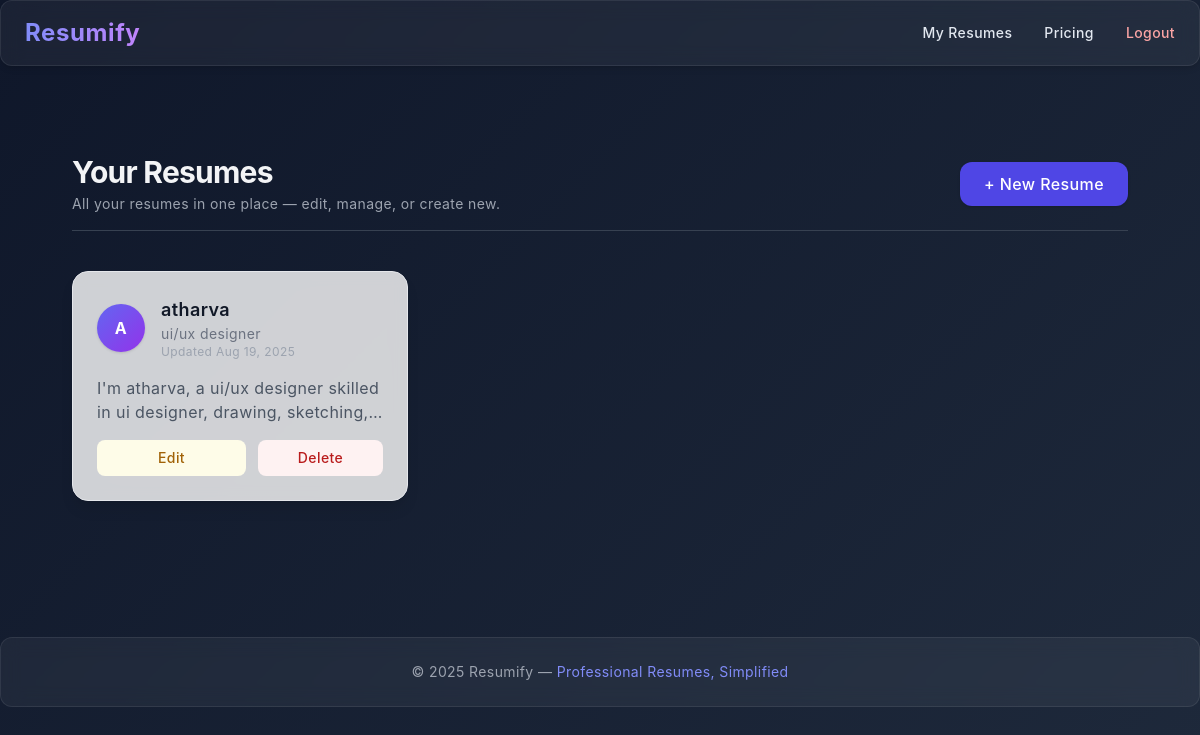
The app's page /my-resumes (signed in), older data.
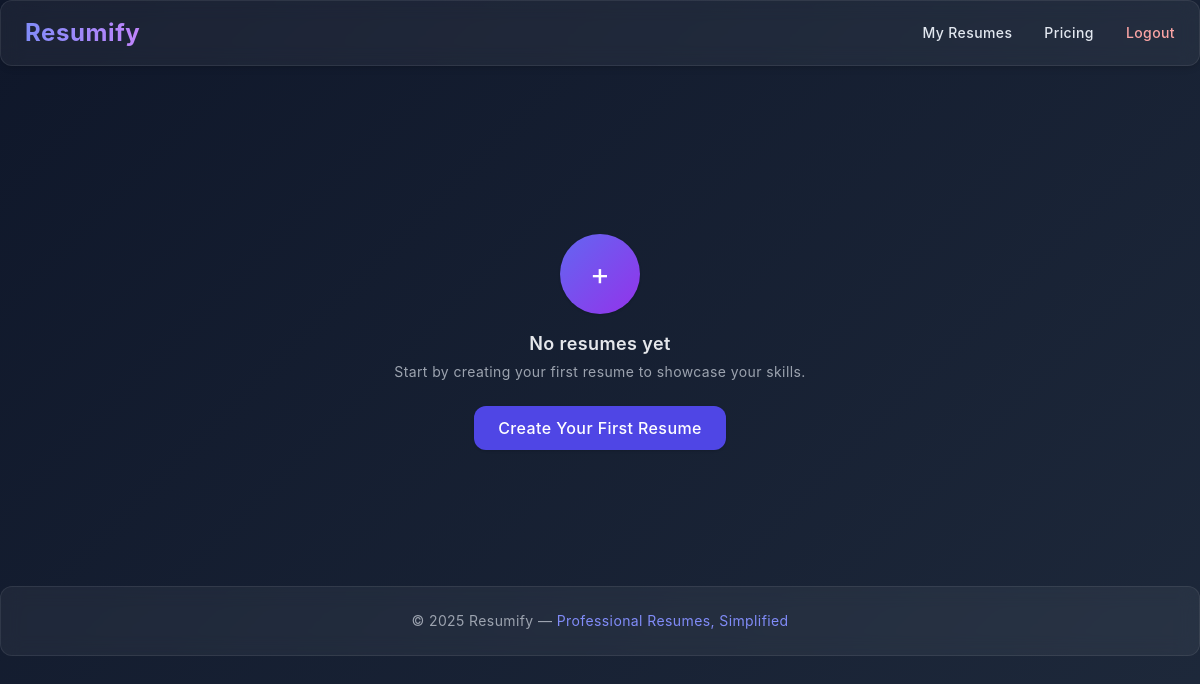
The same page, newer data.
### models.py (models this page shows)
class Resume(db.Model):
    id = db.Column(db.Integer, primary_key=True)
    user_id = db.Column(db.Integer, db.ForeignKey("user.id"), nullable=False)
    name = db.Column(db.String(100))
    profession = db.Column(db.String(100))
    email = db.Column(db.String(120))
    phone = db.Column(db.String(20))
    linkedin = db.Column(db.String(150))
    bio = db.Column(db.Text)
    skills = db.Column(db.Text)
    job_title = db.Column(db.String(100))
    company = db.Column(db.String(100))
    job_desc = db.Column(db.Text)
    degree = db.Column(db.String(100))
    institute = db.Column(db.String(150))
    grad_year = db.Column(db.String(10))
    profile_pic_url = db.Column(db.String(300))
    template = db.Column(db.String(50), default="classic")
    timestamp = db.Column(db.DateTime, default=datetime.utcnow)

### app.py (the view)
@app.route('/my-resumes')
@login_required
def my_resumes():
    resumes = Resume.query.filter_by(user_id=current_user.id).order_by(Resume.timestamp.desc()).all()
    return render_template('my_resumes.html', resumes=resumes)

### app.py (called while the page is built)
@login_manager.user_loader
def load_user(user_id):
    return User.query.get(int(user_id))

### templates/my_resumes.html (shortened to what this page needs)
{% extends "base.html" %}
{% block content %}
<section class="max-w-6xl mx-auto px-6 py-10">
  {% if resumes|length > 0 %}
  <div class="flex items-center justify-between mb-10 border-b border-gray-700 pb-4">
    <div>
      <h2 class="text-3xl font-bold text-gray-100 tracking-tight">Your Resumes</h2>
      <p class="text-gray-400 text-sm mt-1">All your resumes in one place — edit, manage, or create new.</p>
    </div>
    <a href="{{ url_for('start') }}"
       class="bg-indigo-600 hover:bg-indigo-700 text-white px-6 py-2.5 rounded-xl shadow transition font-medium">
      + New Resume
    </a>
  </div>
  {% endif %}
  {% if resumes|length > 0 %}
  <div class="grid gap-6 sm:grid-cols-2 lg:grid-cols-3">
    {% for resume in resumes %}
    <div class="bg-white/80 backdrop-blur border border-gray-200 rounded-2xl shadow-lg p-6 transition hover:shadow-xl hover:scale-[1.02] group">
      <a href="{{ url_for('view_resume', resume_id=resume.id) }}" class="block">
        <div class="flex items-center mb-4">
          <div class="w-12 h-12 rounded-full bg-gradient-to-br from-indigo-500 to-purple-600 text-white flex items-center justify-center font-bold shadow">
            {{ resume.name[0]|upper }}
          </div>
          <div class="ml-4">
            <h3 class="text-lg font-semibold text-gray-900 group-hover:text-indigo-600 transition">{{ resume.name }}</h3>
            <p class="text-sm text-gray-500">{{ resume.profession }}</p>
            <p class="text-xs text-gray-400">Updated {{ resume.timestamp.strftime('%b %d, %Y') }}</p>
          </div>
        </div>
        <p class="text-gray-600 mb-4 line-clamp-2">{{ resume.bio or "No bio available." }}</p>
      </a>
      <div class="flex items-center gap-3 mt-4">
        <a href="{{ url_for('edit_resume', resume_id=resume.id) }}"
           class="flex-1 flex items-center justify-center bg-yellow-50 text-yellow-700 px-3 py-2 rounded-lg hover:bg-yellow-100 transition text-sm font-medium">
          Edit
        </a>
        <form action="{{ url_for('delete_resume', resume_id=resume.id) }}" method="POST" class="flex-1">
          <button type="submit"
                  class="w-full bg-red-50 text-red-700 px-3 py-2 rounded-lg hover:bg-red-100 transition text-sm font-medium"
                  onclick="return confirm('Are you sure you want to delete this resume?');">
            Delete
          </button>
        </form>
      </div>
    </div>
    {% endfor %}
  </div>
  {% else %}
  <div class="mt-20 flex flex-col items-center justify-center text-center">
    <div class="w-20 h-20 rounded-full bg-gradient-to-br from-indigo-500 to-purple-600 flex items-center justify-center text-white text-3xl shadow mb-4">
      +
    </div>
    <h3 class="text-lg font-semibold text-gray-200">No resumes yet</h3>
    <p class="text-gray-400 mt-1 text-sm">Start by creating your first resume to showcase your skills.</p>
    <a href="{{ url_for('start') }}"
       class="mt-6 inline-block bg-indigo-600 hover:bg-indigo-700 text-white px-6 py-2.5 rounded-xl shadow transition font-medium">
      Create Your First Resume
    </a>
  </div>
  {% endif %}
</section>
{% endblock %}

### templates/base.html (shortened to what this page needs)
<!DOCTYPE html>
<html lang="en">
<head>
  <script src="https://cdn.tailwindcss.com"></script>
</head>
<body class="tracking-wide">
<header class="glass sticky top-0 z-50 shadow-md">
  <div class="max-w-7xl mx-auto flex justify-between items-center px-6 py-4">
    <h1 class="text-2xl font-bold tracking-wide">
      <a href="{{ url_for('index') }}" class="bg-gradient-to-r from-indigo-400 to-purple-400 text-transparent bg-clip-text hover:opacity-90 transition">
      </a>
    </h1>
    <nav class="hidden md:flex items-center space-x-8 text-sm font-medium">
      {% if current_user.is_authenticated %}
        <a href="{{ url_for('my_resumes') }}" class="hover:text-indigo-300 transition">My Resumes</a>
        <a href="{{ url_for('pricing') }}" class="hover:text-indigo-300 transition">Pricing</a>
        <a href="{{ url_for('logout') }}" class="text-red-300 hover:text-red-400 transition">Logout</a>
      {% endif %}
    </nav>
  </div>
</header>
  <main class="max-w-6xl mx-auto px-6 py-12 space-y-10">
    {% block content %}{% endblock %}
  </main>
  <footer class="glass text-center py-6 text-sm text-gray-400 mt-12">
    <p>&copy; 2025 Resumify — <span class="accent">Professional Resumes, Simplified</span></p>
  </footer>
</body>
</html>

### templates/base.html (style rules this page uses)
body { background: linear-gradient(135deg, #0f172a, #1e293b); color: #e2e8f0; min-height: 100vh; font-family: 'Inter', sans-serif; animation: fadeIn 0.6s ease-in-out; }
.glass { backdrop-filter: blur(10px); background: rgba(255, 255, 255, 0.05); border: 1px solid rgba(255, 255, 255, 0.08); border-radius: 0.75rem; }
.accent { color: #818cf8; }

Row changes from the older to the newer data that the page shows:
removed Resume: name "A", name "atharva", profession "ui/ux designer", timestamp "Aug 19, 2025", bio "I'm atharva, a ui/ux designer skilled in ui designer, drawing,…"
Text that changed along with them:
text no longer shown: "Your Resumes All your resumes in one place — edit, manage, or create new. + New Resume"
text now shown: "+ No resumes yet Start by creating your first resume to showcase your skills. Create Your First Resume"
